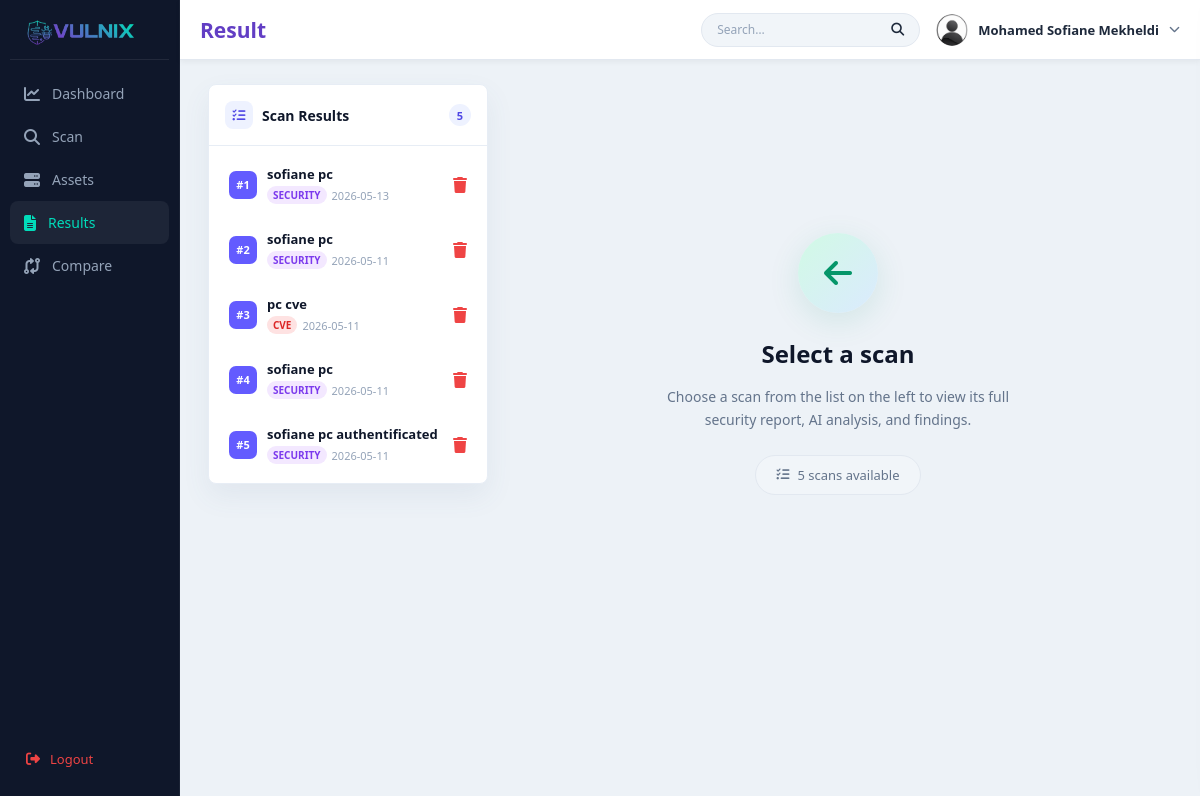
The page /result (signed in) on the database its author committed.
### tables this page shows
CREATE TABLE scans (
        id INTEGER PRIMARY KEY AUTOINCREMENT,
        user_email TEXT NOT NULL,
        target TEXT NOT NULL,
        scan_type TEXT NOT NULL,
        scan_mode TEXT,
        status TEXT NOT NULL DEFAULT 'scanning',
        result_json TEXT,
        error_message TEXT,
        created_at TEXT NOT NULL,
        completed_at TEXT
    , machine_name TEXT);

### main.py (the view, shortened to what this page needs)
@app.route("/result")
def result():
    if "user" not in session:
        return redirect(url_for("home"))
    ensure_scans_table()
    user_email = session["user"]["email"]
    scans = fetch_user_scans(user_email)
    selected_scan = None
    selected_scan_id = request.args.get("scan_id", type=int)
    if selected_scan_id:
        selected_scan = fetch_scan(selected_scan_id, user_email)
    result_payload = None
    target = None
    scan_type = None
    scan_error = None
    findings = (result_payload or {}).get("findings", [])
    ai_messages = []
    return render_template(
        "result.html",
        user=session["user"],
        active="result",
        scans=scans,
        selected_scan=selected_scan,
        results=result_payload,
        target=target,
        scan_type=scan_type,
        scan_error=scan_error,
        ai_messages=ai_messages,
    )

### main.py (called while the page is built)
def get_db_connection():
    conn = sqlite3.connect(DB_PATH)
    conn.row_factory = sqlite3.Row
    return conn

def ensure_scans_table():
    conn = get_db_connection()
    cursor = conn.cursor()
    cursor.execute(
        """
        CREATE TABLE IF NOT EXISTS scans (
            id INTEGER PRIMARY KEY AUTOINCREMENT,
            user_email TEXT NOT NULL,
            machine_name TEXT,
            target TEXT NOT NULL,
            scan_type TEXT NOT NULL,
            scan_mode TEXT,
            status TEXT NOT NULL DEFAULT 'scanning',
            result_json TEXT,
            error_message TEXT,
            created_at TEXT NOT NULL,
            completed_at TEXT
        )
        """
    )
    columns = {
        row[1]
        for row in cursor.execute("PRAGMA table_info(scans)").fetchall()
    }
    if "machine_name" not in columns:
        cursor.execute("ALTER TABLE scans ADD COLUMN machine_name TEXT")
    conn.commit()
    conn.close()

def fetch_user_scans(user_email):
    conn = get_db_connection()
    rows = conn.execute(
        """
        SELECT id, machine_name, target, scan_type, scan_mode, status, created_at, completed_at
        FROM scans
        WHERE user_email = ?
        ORDER BY created_at DESC, id DESC
        """,
        (user_email,),
    ).fetchall()
    conn.close()
    scans = [dict(row) for row in rows]
    for display_no, scan in enumerate(scans, start=1):
        scan["display_no"] = display_no
        scan["asset_label"] = scan.get("machine_name") or scan.get("target")
    return scans

### templates/result.html (shortened to what this page needs)
{% extends "base.html" %}
{% block extra_css %}
<link rel="stylesheet" href="{{ url_for('static', filename='css/result.css') }}">
{% endblock %}
{% block content %}
{% set asset_name = selected_scan.asset_label|default(selected_scan.machine_name or selected_scan.target) if selected_scan else "" %}
<div class="result-layout">
    <aside class="scan-sidebar">
        <div class="sidebar-header">
            <i class="fas fa-list-check"></i>
            <h3>Scan Results</h3>
            <span class="scan-count-badge">{{ scans|length }}</span>
        </div>
        {% if not scans %}
            <div class="sidebar-empty">
                <i class="fas fa-inbox"></i>
                <p>No scans yet</p>
                <a href="{{ url_for('scan_page') }}">Start a scan</a>
            </div>
        {% else %}
            <ul class="scan-list">
                {% for scan in scans %}
                    {% set is_active = selected_scan and selected_scan.id == scan.id %}
                    <li>
                        <a href="{{ url_for('result', scan_id=scan.id) }}"
                        class="scan-list-item {% if is_active %}active{% endif %}">
                            <span class="scan-num">#{{ scan.display_no }}</span>
                            <div class="scan-list-body">
                                <b class="scan-list-name">{{ scan.asset_label or scan.target }}</b>
                                <span class="scan-list-meta">
                                    <span class="scan-type-pill type-{{ scan.scan_type }}">{{ scan.scan_type }}</span>
                                    {{ scan.created_at[:10] if scan.created_at else "" }}
                                </span>
                            </div>
                            <form method="POST"
                                action="{{ url_for('delete_scan', scan_id=scan.id) }}"
                                onsubmit="return showDeleteModal(event, this);"
                                style="margin:0;">
                                <button type="submit" style="background:none;border:none;color:#ef4444;cursor:pointer;font-size:16px;padding:0;">
                                    <i class="fas fa-trash"></i>
                                </button>
                            </form>
                        </a>
                    </li>
                {% endfor %}
            </ul>
        {% endif %}
    </aside>
    <div class="result-dashboard">
        {% if not selected_scan %}
            {% if not scans %}
            <section class="welcome-empty-state">
                <div class="welcome-empty-icon">
                    <i class="fas fa-shield-halved"></i>
                </div>
                <h2>No scans yet</h2>
                <p>Run your first scan to start discovering vulnerabilities, open ports, and security risks across your assets.</p>
                <a href="{{ url_for('scan_page') }}" class="welcome-scan-btn">
                    <i class="fas fa-play"></i> Start Your First Scan
                </a>
                <div class="welcome-features">
                    <span><i class="fas fa-check-circle"></i> Port Discovery</span>
                    <span><i class="fas fa-check-circle"></i> CVE Detection</span>
                    <span><i class="fas fa-check-circle"></i> AI Analysis</span>
                    <span><i class="fas fa-check-circle"></i> Risk Scoring</span>
                </div>
            </section>
            {% else %}
            <section class="welcome-select-state">
                <div class="welcome-select-icon">
                    <i class="fas fa-arrow-left"></i>
                </div>
                <h2>Select a scan</h2>
                <p>Choose a scan from the list on the left to view its full security report, AI analysis, and findings.</p>
                <div class="welcome-scan-hint">
                    <i class="fas fa-list-check"></i>
                    <span>{{ scans|length }} scan{{ 's' if scans|length != 1 }} available</span>
                </div>
            </section>
            {% endif %}
        {% endif %}
    </div>
</div>
{% endblock %}

### static/css/base.css (style rules this page uses)
* { margin: 0; padding: 0; box-sizing: border-box; font-family: "Segoe UI", sans-serif; }
body { background: #edf2f7; font-size: 13px; color: #1e293b; overflow-x: hidden; }
h1, h2, h3 { font-weight: 600; }
p, span { font-weight: 400; }
:root { --bg-main: #0F172A; --bg-soft: #111827; --card: #ffffff; --border: #e2e8f0; --text-main: #1e293b; --text-muted: #64748b; --primary: #7f30cb; --accent: #01dcba; --danger: #ef4444; }

### static/css/result.css (style rules this page uses)
.result-layout { display: grid; grid-template-columns: 280px 1fr; gap: 16px; align-items: start; }
.scan-sidebar { position: sticky; top: 16px; background: #ffffff; border: 1px solid #e7edf5; border-radius: 8px; box-shadow: 0 12px 28px rgba(82, 100, 135, 0.08); overflow: hidden; }
.sidebar-header { display: flex; align-items: center; gap: 9px; padding: 16px; border-bottom: 1px solid #e7edf5; }
.sidebar-header i { width: 28px; height: 28px; display: grid; place-items: center; border-radius: 8px; color: #4f46e5; background: #eef2ff; font-size: 13px; }
.sidebar-header h3 { flex: 1; color: #0f172a; font-size: 14px; }
.scan-count-badge { min-width: 22px; height: 22px; padding: 0 6px; display: inline-grid; place-items: center; border-radius: 999px; background: #eef2ff; color: #4f46e5; font-size: 11px; font-weight: 700; }
.scan-list { list-style: none; margin: 0; padding: 8px; display: grid; gap: 4px; max-height: calc(100vh - 120px); overflow-y: auto; scrollbar-width: thin; scrollbar-color: #e2e8f0 transparent; }
.scan-list-item { display: flex; align-items: center; gap: 10px; padding: 10px 11px; border-radius: 7px; text-decoration: none; transition: background 0.15s; border: 1px solid transparent; }
.scan-num { min-width: 28px; height: 28px; display: inline-grid; place-items: center; border-radius: 7px; background: #635bff; color: #ffffff; font-size: 11px; font-weight: 700; flex: 0 0 auto; }
.scan-list-body { flex: 1; min-width: 0; }
.scan-list-name { display: block; color: #0f172a; font-size: 13px; font-weight: 600; white-space: nowrap; overflow: hidden; text-overflow: ellipsis; }
.scan-list-meta { display: flex; align-items: center; gap: 5px; margin-top: 3px; color: #94a3b8; font-size: 11px; }
.scan-type-pill { padding: 2px 6px; border-radius: 999px; font-size: 10px; font-weight: 700; text-transform: uppercase; }
.type-security { color: #7c3aed; background: #f3e8ff; }
.type-cve { color: #dc2626; background: #fee2e2; }
.result-dashboard { display: grid; gap: 16px; }
.welcome-empty-state, .welcome-select-state { display: flex; flex-direction: column; align-items: center; justify-content: center; text-align: center; min-height: 70vh; padding: 48px 32px; gap: 16px; }
.welcome-empty-icon, .welcome-select-icon { width: 80px; height: 80px; border-radius: 50%; display: grid; place-items: center; font-size: 32px; margin-bottom: 8px; }
.welcome-select-icon { background: linear-gradient(135deg, #d1fae5, #dbeafe); color: #059669; box-shadow: 0 8px 32px rgba(5,150,105,0.12); animation: pulse-arrow 1.8s ease-in-out infinite; }
.welcome-empty-state h2, .welcome-select-state h2 { font-size: 24px; font-weight: 800; color: #0f172a; }
.welcome-empty-state p, .welcome-select-state p { color: #64748b; font-size: 14px; max-width: 380px; line-height: 1.6; }
.welcome-scan-hint { display: inline-flex; align-items: center; gap: 8px; padding: 10px 20px; background: #f1f5f9; border: 1px solid #e2e8f0; border-radius: 999px; color: #64748b; font-size: 13px; font-weight: 600; margin-top: 8px; }

### rows shown on the page
scans: display_no "1", machine_name "sofiane pc", scan_type "SECURITY", created_at "2026-05-13"
scans: display_no "2", machine_name "sofiane pc", scan_type "SECURITY", created_at "2026-05-11"
scans: display_no "3", machine_name "pc cve", scan_type "CVE", created_at "2026-05-11"
scans: display_no "4", machine_name "sofiane pc", scan_type "SECURITY", created_at "2026-05-11"
scans: display_no "5", machine_name "sofiane pc authentificated", scan_type "SECURITY", created_at "2026-05-11"

### other values the page prints
{{ active|capitalize }} "Result"
{{ user.name.title() }} "Mohamed Sofiane Mekheldi"
{{ scans|length }} "5"
{{ 's' if scans|length != 1 }} "s"
